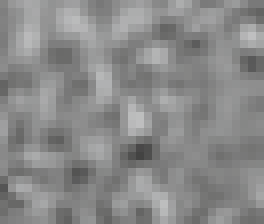
%> input picture satelite main code/train/crop_other.png, 33 x 28 px (shown 8 times larger)
$ octave final_modify.m   (GNU Octave 9; MATLAB toolbox functions it lacks are replaced by stand-ins)
%> lines starting %> are read from the running program, lines starting %| are printed output that depends on the picture; in (x1, y1, x2, y2) boxes, pixels count from 0 and x2, y2 are one past the last pixel; in counts of white or black regions, pixels touching at a corner belong together; the program's own positions count from 1
clc;
clear all;
close all;
[FileName,PathName] = uigetfile(...
                            {'*.jpg;*.tif;*.png;*.gif','All Image Files';...
                            '*.*','All Files'},...
                            'Select Images');
%> the answer given: train/crop_other.png
 I = strcat(PathName,FileName);
 im = imread(I);
%> im is the input picture: size 28x33x3 uint8; mean R, G, B 137.3, 137.6, 137.4
 im=imresize(im,[300 300]);
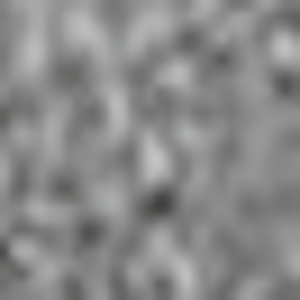
%> im: size 300x300x3 uint8; mean R, G, B 137.3, 137.6, 137.4
 imgl=im;


 figure;
 subplot(2,2,1); imshow(im);
 [m,n,dim]=size(im);
%> m = 300; n = 300; dim = 3
 if dim==3
     im=rgb2gray(im);
%> im: size 300x300 uint8
 else
     im=im;
 end
 subplot(2,2,2); imshow(im);
 im=im2double(im);
%> im: size 300x300 double
 level=.4;level1=.6;
 img = imnoise(im,'speckle',level);
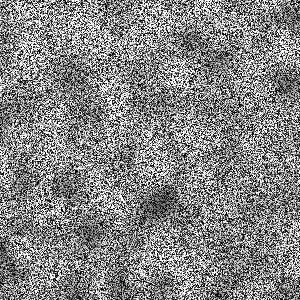
%> img: size 300x300 double; min 0, max 1, mean 0.526
 imwrite(img,'speckle_image.jpg');
 d = edge(im,'canny',level1);
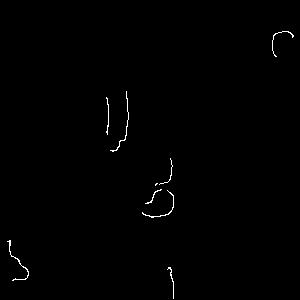
%> d: size 300x300 logical; 0.49% white in thin lines or dots, all inside (x1, y1, x2, y2) = (7, 31, 294, 299)
subplot(2,2,3); imshow(d);
ds = bwareaopen(d,40);
subplot(2,2,4); imshow(ds);
iout = d;
bin_val = ds;
bw = im2bw(im,0.43);
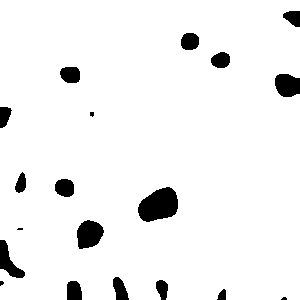
%> bw: size 300x300 logical; 94.5% white; 19 black regions (4 under 20 px), largest, box (x1, y1, x2, y2) and area: (138, 187, 178, 222) 1012, (77, 220, 104, 249) 584, (275, 74, 300, 97) 481
se = strel('disk',5);
BW_erod = imopen(bw,se);
se = strel('disk',5);
BW_dil = imdilate(BW_erod,se);
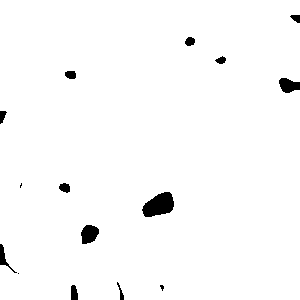
%> BW_dil: size 300x300 logical; 98.1% white; 15 black regions (3 under 20 px), largest, box (x1, y1, x2, y2) and area: (142, 192, 174, 217) 552, (81, 225, 99, 244) 257, (279, 78, 300, 93) 225
L2=bwlabel(BW_erod,8);

%> (the run ends here)
